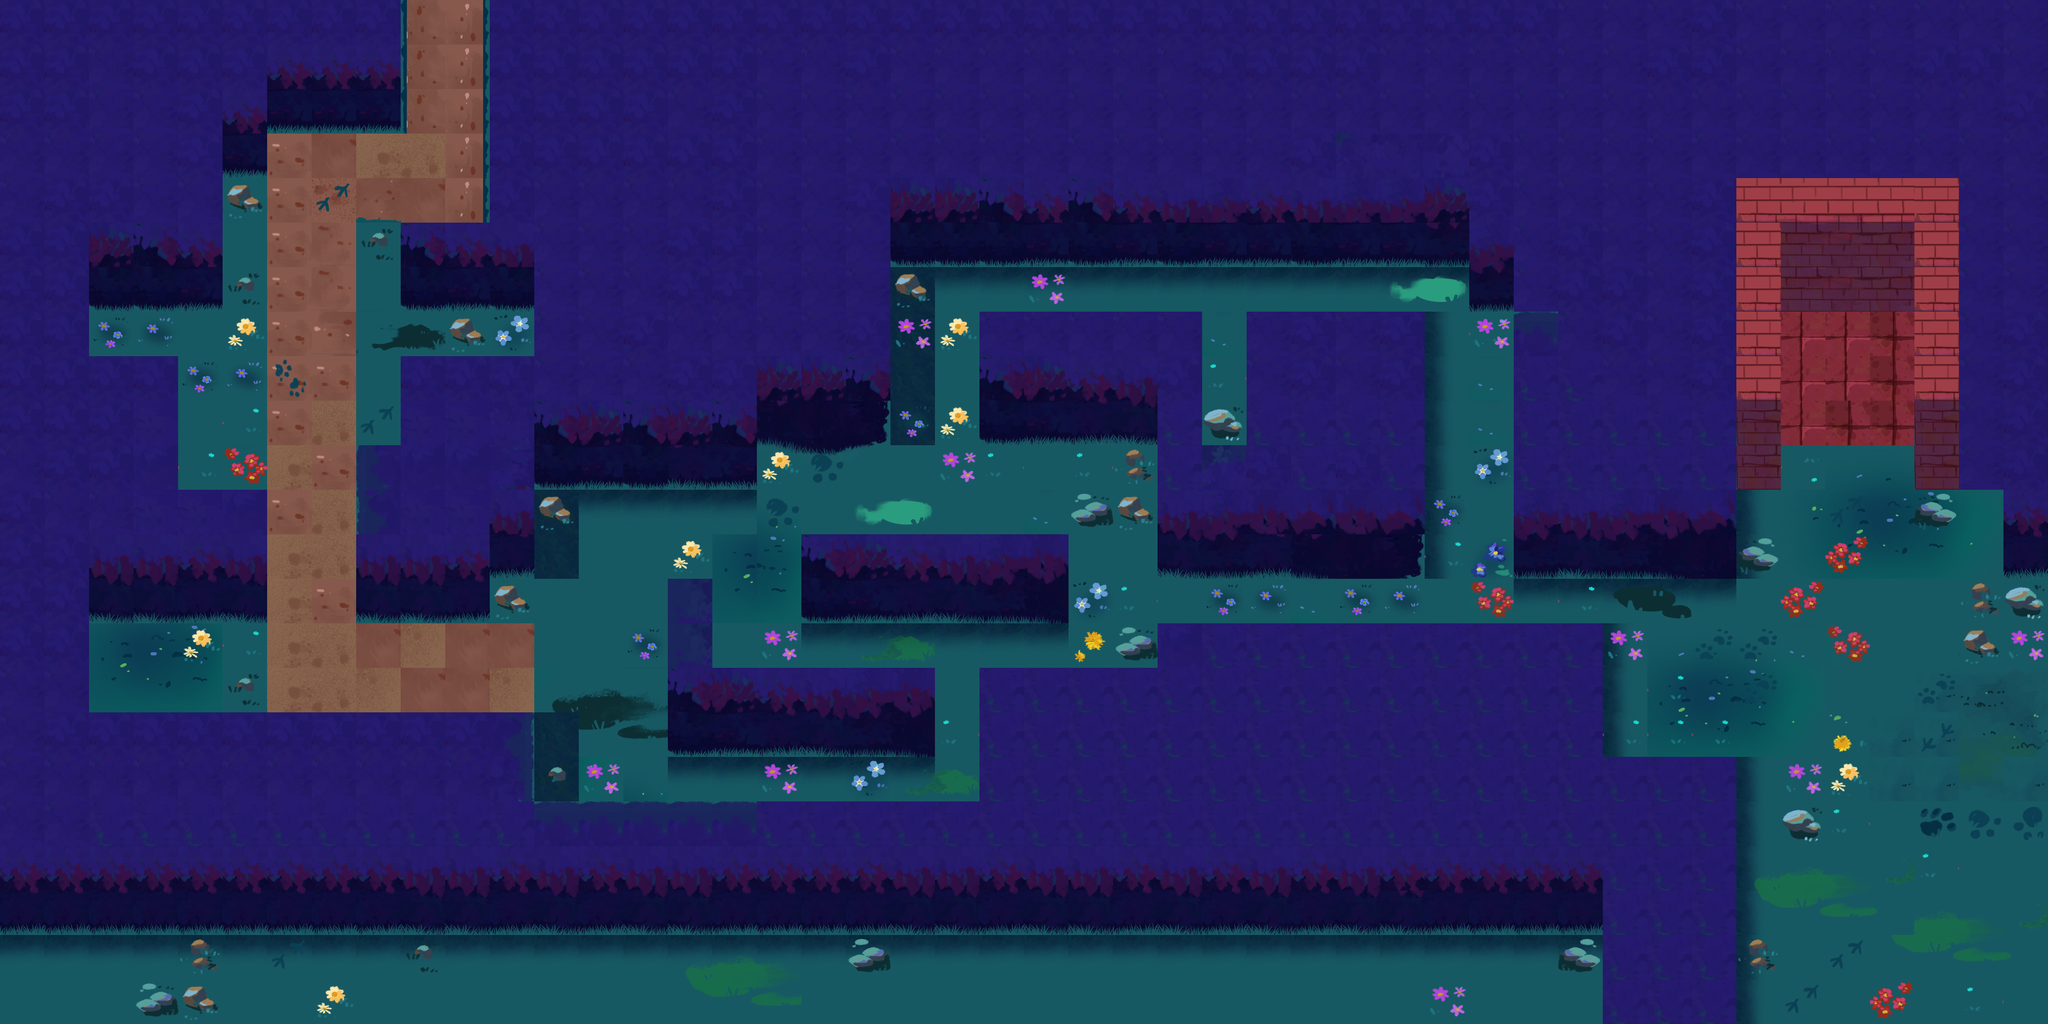

A 2D game scene composited from a Tiled map and its tileset images. What follows is a short description and the map's XML, with each tile layer's data collapsed to a summary:
An orthogonal 46x23 tile map with 128x128 px tiles, 3 tile layers (ground, wall-tiles, decoration), 9 tilesets and 57 objects (3x Guard, Exit, Octopus, Cat, Camera).

<map version="1.10" tiledversion="1.11.2" orientation="orthogonal" renderorder="right-down" width="46" height="23" tilewidth="128" tileheight="128" infinite="0" nextlayerid="5" nextobjectid="362">
 <tileset firstgid="1" source="../tilesets/path-1.tsx" />
 <tileset firstgid="211" source="../tilesets/path-2.tsx" />
 <tileset firstgid="421" source="../tilesets/walls-1.tsx" />
 <tileset firstgid="631" source="../tilesets/path-3.tsx" />
 <tileset firstgid="887" source="../tilesets/decorations.tsx" />
 <tileset firstgid="1007" source="../tilesets/interiordecorations1.tsx" />
 <tileset firstgid="1057" source="../tilesets/decals-2.tsx" />
 <tileset firstgid="1145" source="../tilesets/decorations-2.tsx" />
 <tileset firstgid="1265" source="../tilesets/grass_shadow2.tsx" />
 <layer id="1" name="ground" width="46" height="23">
  <data>[1058 cells, 1058 non-empty, 149 distinct tile ids]</data>
 </layer>
 <layer id="4" name="wall-tiles" width="46" height="23">
  <data>[1058 cells, 467 non-empty, 23 distinct tile ids]</data>
 </layer>
 <layer id="4" name="decoration" width="46" height="23">
  <data>[1058 cells, 114 non-empty, 33 distinct tile ids]</data>
 </layer>
 <objectgroup id="2" name="walls">
  <object id="225" x="1792" y="896" width="768" height="384" />
  <object id="229" x="2432" y="384" width="1536" height="384" />
  <object id="231" x="2432" y="768" width="128" height="128" />
  <object id="234" x="3328" y="1408" width="512" height="256" />
  <object id="236" x="4224" y="384" width="384" height="512" />
  <object id="245" x="2304" y="1536" width="768" height="256" />
  <object id="249" x="3584" y="896" width="512" height="512" />
  <object id="250" x="3840" y="1408" width="256" height="256" />
  <object id="252" x="2176" y="1920" width="512" height="256" />
  <object id="253" x="2816" y="1920" width="512" height="384" />
  <object id="254" x="1536" y="1024" width="256" height="384" />
  <object id="255" x="1792" y="1280" width="384" height="128" />
  <object id="256" x="3968" y="384" width="256" height="384" />
  <object id="274" x="1408" y="1024" width="128" height="640" />
  <object id="275" x="1536" y="2304" width="1792" height="384" />
  <object id="276" x="1536" y="0" width="4352" height="384" />
  <object id="279" x="1536" y="384" width="896" height="512" />
  <object id="280" x="1536" y="896" width="256" height="128" />
  <object id="282" x="3328" y="1792" width="1280" height="896" />
  <object id="283" x="4608" y="2176" width="384" height="768" />
  <object id="285" x="4352" y="896" width="640" height="768" />
  <object id="286" x="4608" y="384" width="512" height="512" />
  <object id="287" x="5120" y="384" width="768" height="256" />
  <object id="288" x="4992" y="896" width="128" height="512" />
  <object id="298" x="0" y="896" width="256" height="896" />
  <object id="300" x="0" y="1792" width="256" height="896" />
  <object id="301" x="256" y="2048" width="1280" height="640" />
  <object id="305" x="768" y="0" width="384" height="384" />
  <object id="309" x="1408" y="0" width="128" height="640" />
  <object id="325" x="0" y="0" width="640" height="896" />
  <object id="327" x="640" y="0" width="128" height="512" />
  <object id="332" x="1024" y="1280" width="384" height="512" />
  <object id="334" x="1152" y="1024" width="256" height="256" />
  <object id="335" x="1152" y="640" width="384" height="256" />
  <object id="345" x="1920" y="1664" width="128" height="512" />
  <object id="346" x="2048" y="1920" width="128" height="256" />
  <object id="347" x="1152" y="0" width="256" height="128" />
  <object id="348" x="256" y="1024" width="256" height="768" />
  <object id="349" x="512" y="1408" width="256" height="384" />
  <object id="350" x="4992" y="2816" width="896" height="128" />
  <object id="351" x="5760" y="1664" width="128" height="1152" />
  <object id="357" x="2816" y="896" width="640" height="384" />
  <object id="358" x="3328" y="1152" width="128" height="256" />
  <object id="359" x="3456" y="1280" width="128" height="128" />
  <object id="360" x="5504" y="640" width="384" height="768" />
  <object id="361" x="5632" y="1280" width="256" height="384" />
 </objectgroup>
 <objectgroup id="3" name="objects">
  <object id="215" type="Guard" x="2344" y="1376">
   <properties>
    <property name="angle" type="float" value="0" />
    <property name="category" value="00100" />
    <property name="exclude" value="00100" />
    <property name="force" type="float" value="1.5" />
    <property name="fov" type="float" value="60" />
    <property name="maxSpeed" type="float" value="10" />
    <property name="path" type="object" value="216" />
    <property name="radius" type="float" value="0.5" />
    <property name="spriteRadius" type="float" value="1" />
    <property name="viewDistance" type="float" value="5" />
   </properties>
   <point />
  </object>
  <object id="216" x="2672" y="1376">
   <polyline points="-212.048,-19.58 491.313,-46.3633 506.422,508.929 -420.347,500.851" />
  </object>
  <object id="218" x="3176" y="1808">
   <polyline points="-31.6449,50.9088 -962.727,63.5717 -932.576,-474.435 -19.46,-469.145" />
  </object>
  <object id="242" type="Guard" x="3200.85" y="1599.15">
   <properties>
    <property name="angle" type="float" value="0" />
    <property name="category" value="00100" />
    <property name="exclude" value="00100" />
    <property name="force" type="float" value="1.5" />
    <property name="fov" type="float" value="60" />
    <property name="maxSpeed" type="float" value="10" />
    <property name="path" type="object" value="218" />
    <property name="radius" type="float" value="0.5" />
    <property name="spriteRadius" type="float" value="1" />
    <property name="viewDistance" type="float" value="5" />
   </properties>
   <point />
  </object>
  <object id="258" type="Exit" x="5320" y="1076">
   <properties>
    <property name="category" value="10000" />
    <property name="creature" value="RABBIT" />
    <property name="exclude" value="00000" />
    <property name="size" type="float" value="1.25" />
   </properties>
   <point />
  </object>
  <object id="303" type="Octopus" x="1217.21" y="261.697">
   <point />
  </object>
  </objectgroup>
</map>
<!-- 5 of 57 objects omitted -->
